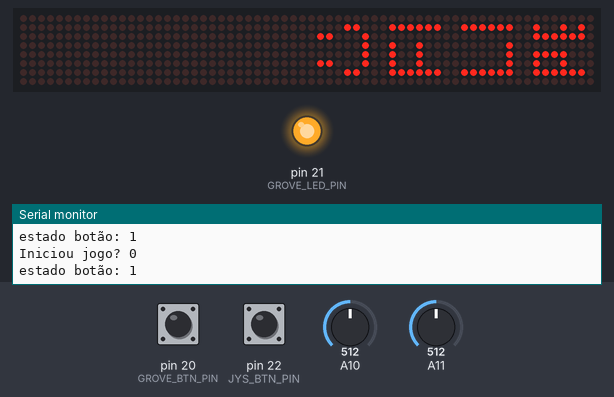
A sketch run on a simulated Arduino Mega 2560, built with avr-gcc and run on an emulated ATmega2560. Parts: 64×8 LED matrix, output pins drawn as LEDs (lit = HIGH), the last lines printed to the serial monitor. Inputs (shaded band) come from the test bench; at power-on: pin 20 (GROVE_BTN_PIN) HIGH, A11 = 512, pin 22 (JYS_BTN_PIN) HIGH, A10 = 512. Random numbers use the default seed unless the sketch sets one.

Above: at 10.8 s.
10.9 s: pin 20 (GROVE_BTN_PIN) pulled LOW for 0.15 s
At 12.5 s:
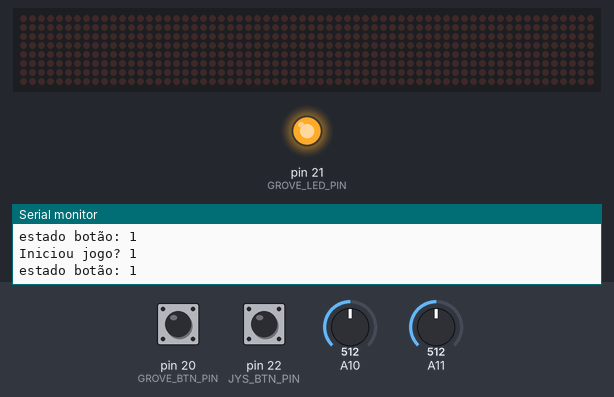
14.0 s: A11 set to 635
17.0 s: A11 set to 658
At 18.11 s:
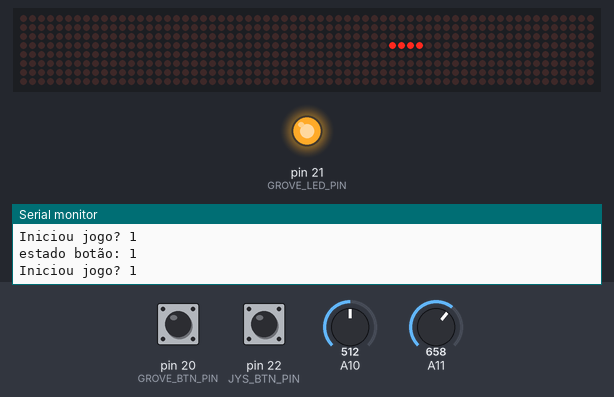
19.3 s: A11 set to 640
At 20.8 s:
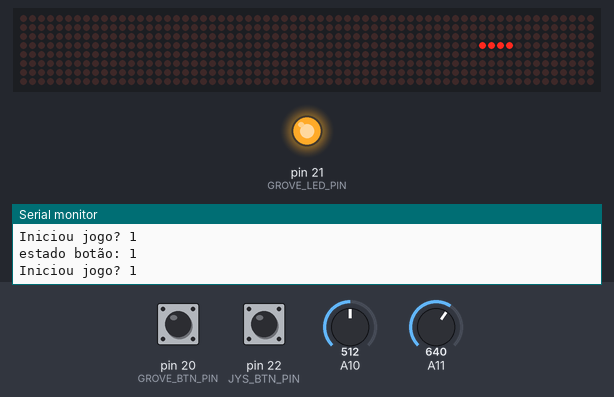
22.3 s: pin 22 (JYS_BTN_PIN) pulled LOW for 0.15 s
At 25.2 s:
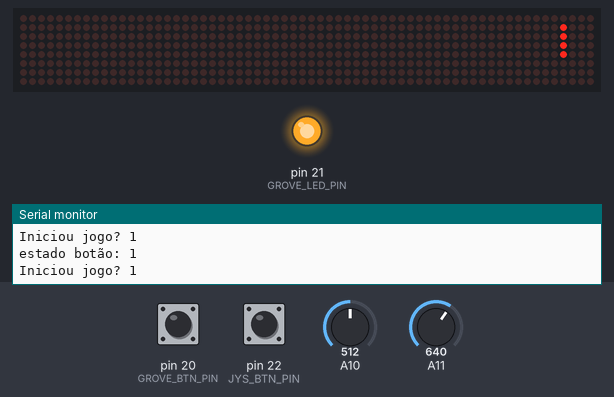
25.4 s: pin 22 (JYS_BTN_PIN) pulled LOW for 1 s
At 26.0 s:
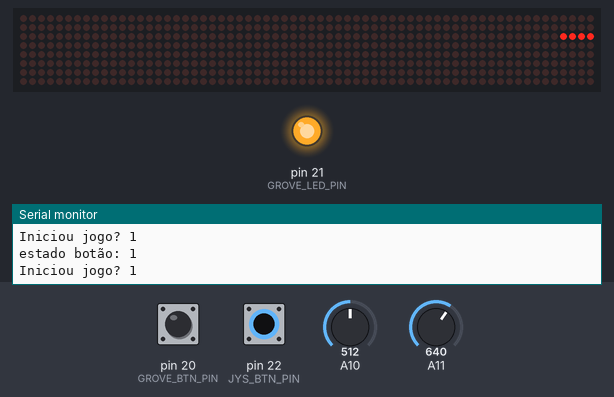
Timing chart, 0 to 28.4 s (numbered marks = the images above; inputs shaded):
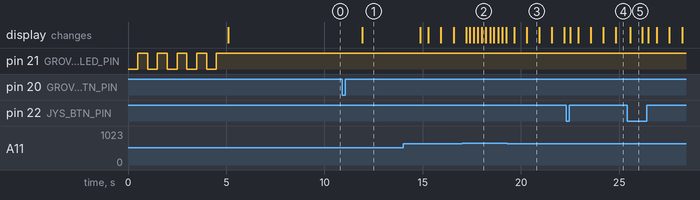

Measured:
- the behaviour switches between 650 and 651 on A11 (found by bisection; images 1 and 2)
- after the input at 10.9 s, the display: changes after 1.0 s (image 1)
- what the display in image 5 shows lasts 0.6 s, from 25.6 s to 26.2 s

The sketch:

blueBox21.ino
```cpp
/*----------XXXXX----------*/
#include <time.h>
#include<stdlib.h>
#include <LedControl.h>

/*----------XXXXX----------*/
#define SCREEN_DIN_PIN  3
#define SCREEN_CS_PIN   5
#define SCREEN_CLK_PIN  2

#define JYS_X_PIN       27
#define JYS_Y_PIN       26
#define JYS_BTN_PIN     22

#define GROVE_LED_PIN   21
#define GROVE_BTN_PIN   20

#define BUZZER_PIN      28

#define DEVICE_WIDTH    8
#define DEVICE_HEIGHT   8

#define SCREEN_HEIGHT   32
#define SCREEN_WIDTH    8

/*----------XXXXX----------*/
#define NOTE_B0  31
#define NOTE_C1  33
#define NOTE_CS1 35
#define NOTE_D1  37
#define NOTE_DS1 39
#define NOTE_E1  41
#define NOTE_F1  44
#define NOTE_FS1 46
#define NOTE_G1  49
#define NOTE_GS1 52
#define NOTE_A1  55
#define NOTE_AS1 58
#define NOTE_B1  62
#define NOTE_C2  65
#define NOTE_CS2 69
#define NOTE_D2  73
#define NOTE_DS2 78
#define NOTE_E2  82
#define NOTE_F2  87
#define NOTE_FS2 93
#define NOTE_G2  98
#define NOTE_GS2 104
#define NOTE_A2  110
#define NOTE_AS2 117
#define NOTE_B2  123
#define NOTE_C3  131
#define NOTE_CS3 139
#define NOTE_D3  147
#define NOTE_DS3 156
#define NOTE_E3  165
#define NOTE_F3  175
#define NOTE_FS3 185
#define NOTE_G3  196
#define NOTE_GS3 208
#define NOTE_A3  220
#define NOTE_AS3 233
#define NOTE_B3  247
#define NOTE_C4  262
#define NOTE_CS4 277
#define NOTE_D4  294
#define NOTE_DS4 311
#define NOTE_E4  330
#define NOTE_F4  349
#define NOTE_FS4 370
#define NOTE_G4  392
#define NOTE_GS4 415
#define NOTE_A4  440
#define NOTE_AS4 466
#define NOTE_B4  494
#define NOTE_C5  523
#define NOTE_CS5 554
#define NOTE_D5  587
#define NOTE_DS5 622
#define NOTE_E5  659
#define NOTE_F5  698
#define NOTE_FS5 740
#define NOTE_G5  784
#define NOTE_GS5 831
#define NOTE_A5  880
#define NOTE_AS5 932
#define NOTE_B5  988
#define NOTE_C6  1047
#define NOTE_CS6 1109
#define NOTE_D6  1175
#define NOTE_DS6 1245
#define NOTE_E6  1319
#define NOTE_F6  1397
#define NOTE_FS6 1480
#define NOTE_G6  1568
#define NOTE_GS6 1661
#define NOTE_A6  1760
#define NOTE_AS6 1865
#define NOTE_B6  1976
#define NOTE_C7  2093
#define NOTE_CS7 2217
#define NOTE_D7  2349
#define NOTE_DS7 2489
#define NOTE_E7  2637
#define NOTE_F7  2794
#define NOTE_FS7 2960
#define NOTE_G7  3136
#define NOTE_GS7 3322
#define NOTE_A7  3520
#define NOTE_AS7 3729
#define NOTE_B7  3951
#define NOTE_C8  4186
#define NOTE_CS8 4435
#define NOTE_D8  4699
#define NOTE_DS8 4978
#define REST 0

// change this to make the song slower or faster
int tempo = 144;

int melody[] = {
  NOTE_E5,  4,  NOTE_B4,  8,  NOTE_C5,  8,  NOTE_D5,  4,  NOTE_C5,  8,  NOTE_B4,  8,
  NOTE_A4,  4,  NOTE_A4,  8,  NOTE_C5,  8,  NOTE_E5,  4,  NOTE_D5,  8,  NOTE_C5,  8,
  NOTE_B4, -4,  NOTE_C5,  8,  NOTE_D5,  4,  NOTE_E5,  4,
  NOTE_C5,  4,  NOTE_A4,  4,  NOTE_A4,  8,  NOTE_A4,  4,  NOTE_B4,  8,  NOTE_C5,  8,

  NOTE_D5, -4,  NOTE_F5,  8,  NOTE_A5,  4,  NOTE_G5,  8,  NOTE_F5,  8,
  NOTE_E5, -4,  NOTE_C5,  8,  NOTE_E5,  4,  NOTE_D5,  8,  NOTE_C5,  8,
  NOTE_B4,  4,  NOTE_B4,  8,  NOTE_C5,  8,  NOTE_D5,  4,  NOTE_E5,  4,
  NOTE_C5,  4,  NOTE_A4,  4,  NOTE_A4,  4,  REST,     4,

  NOTE_E5,  4,  NOTE_B4,  8,  NOTE_C5,  8,  NOTE_D5,  4,  NOTE_C5,  8,  NOTE_B4,  8,
  NOTE_A4,  4,  NOTE_A4,  8,  NOTE_C5,  8,  NOTE_E5,  4,  NOTE_D5,  8,  NOTE_C5,  8,
  NOTE_B4, -4,  NOTE_C5,  8,  NOTE_D5,  4,  NOTE_E5,  4,
  NOTE_C5,  4,  NOTE_A4,  4,  NOTE_A4,  8,  NOTE_A4,  4,  NOTE_B4,  8,  NOTE_C5,  8,

  NOTE_D5, -4,  NOTE_F5,  8,  NOTE_A5,  4,  NOTE_G5,  8,  NOTE_F5,  8,
  NOTE_E5, -4,  NOTE_C5,  8,  NOTE_E5,  4,  NOTE_D5,  8,  NOTE_C5,  8,
  NOTE_B4,  4,  NOTE_B4,  8,  NOTE_C5,  8,  NOTE_D5,  4,  NOTE_E5,  4,
  NOTE_C5,  4,  NOTE_A4,  4,  NOTE_A4,  4,  REST,     4,

  NOTE_E5,  2,  NOTE_C5,  2,
  NOTE_D5,  2,  NOTE_B4,  2,
  NOTE_C5,  2,  NOTE_A4,  2,
  NOTE_GS4, 2,  NOTE_B4,  4,  REST,     8,
  NOTE_E5,  2,  NOTE_C5,  2,
  NOTE_D5,  2,  NOTE_B4,  2,
  NOTE_C5,  4,  NOTE_E5,  4,  NOTE_A5,  2,
  NOTE_GS5, 2,
};

int notes = sizeof(melody) / sizeof(melody[0]) / 2;

int wholenote = (60000 * 4) / tempo;

int divider = 0, noteDuration = 0;

bool start_game = false;
bool tocou_musiquinha = true;

/*----------XXXXX----------*/
typedef struct{
  byte x,y;
} Point;

typedef struct{
  Point points[4];
  short type;
} Block;

/*----------XXXXX----------*/
LedControl led_controller = LedControl(SCREEN_DIN_PIN, SCREEN_CLK_PIN, SCREEN_CS_PIN, 0);

bool bottom_chunk[SCREEN_WIDTH][SCREEN_HEIGHT] = {false};
Block live_block;
int loop_counter = 0;

/*----------XXXXX----------*/
void init_led_controller(){
  for(int index = 0; index < led_controller.getDeviceCount(); index++){
  //The MAX72XX is in power-saving mode on startup/
    led_controller.shutdown(index, false);
    /* Set the brightness to a medium values */
    led_controller.setIntensity(index, 0);
    /* and clear the display */
    led_controller.clearDisplay(index);
  }
}

/*----------XXXXX----------*/
void init_button_led(){
  pinMode(GROVE_BTN_PIN, INPUT_PULLUP);
  pinMode(GROVE_LED_PIN, OUTPUT);

  for (int i = 0; i < 5; i++){
    digitalWrite(GROVE_LED_PIN, LOW);
    delay(500);
    digitalWrite(GROVE_LED_PIN, HIGH);
    delay(500);
  }
}

/*----------XXXXX----------*/
void init_joy_stick(){
  pinMode(JYS_BTN_PIN, INPUT_PULLUP);
}

/*----------XXXXX----------*/
void show_screen_for_map(bool pixels[SCREEN_WIDTH][SCREEN_HEIGHT]){
  short deviceNumber = 0;
  for(int y = 0; y < SCREEN_HEIGHT; y++){
    deviceNumber = y/DEVICE_HEIGHT;
    for(int x = 0; x < DEVICE_WIDTH ; x++){
      led_controller.setLed(deviceNumber, DEVICE_WIDTH - x - 1, DEVICE_HEIGHT - y - 1 + deviceNumber * DEVICE_HEIGHT,pixels[x][y]);
    }
  }
}

/*----------XXXXX----------*/
void show_game_map(){
  bool map[SCREEN_WIDTH][SCREEN_HEIGHT];
  for(int x = 0; x <SCREEN_WIDTH; x++)
    for(int y = 0; y < SCREEN_HEIGHT; y++)
    map[x][y] = bottom_chunk[x][y];
        for(int i = 0; i < 4 ; i++){
            map[live_block.points[i].x][live_block.points[i].y] = true;
        }
        show_screen_for_map(map);
}

/*----------XXXXX----------*/
void show_load_screen() {
  //byte G[] = {B11110000, B10010000, B10010000, B11111110, B00010010, B00010010, B00011110, B00000000};
  //byte A[] = {B01010010, B01010010, B01010010, B01111110, B01000000, B01111110, B01000000, B01000000};
  //byte M[] = {B01110010, B01010100, B01011000, B01111110, B01000000, B01111110, B01000000, B01000000};
  //byte E[] = {B01011110, B01010010, B01010010, B01110010, B00000000, B01111110, B00000000, B00000000};

  byte G[] = {B00000000, B00001100, B01100010, B00000010, B00000010, B01100010, B00001100, B00000000};
  byte A[] = {B00000000, B01111110, B00000000, B01001000, B01001000, B01001000, B01111110, B00000000};
  byte M[] = {B00000000, B01111110, B00000000, B00000010, B00000010, B00000010, B01111110, B00000000};
  byte E[] = {B00000000, B01001010, B01111110, B00000000, B01111000, B01001000, B01111110, B00000000};

  //Clearing Displays
  for(int i = 0; i < led_controller.getDeviceCount(); i++)
    led_controller.clearDisplay(i);

  for(int i = 0; i < 8; i++){
    led_controller.setRow(3, i, G[i]);
  }

  for(int i = 0; i < 8; i++){
    led_controller.setRow(2, i, A[i]);
  }

  for(int i = 0; i < 8; i++){
    led_controller.setRow(1, i, M[i]);
  }

  for(int i = 0; i < 8; i++){
    led_controller.setRow(0,i,E[i]);
  }

  delay(5000);
}

/*----------XXXXX----------*/
//Live Block Interactions
bool live_block_reached_bottom_chunck(){
  for(int i = 0; i < 4; i++)
    if( live_block.points[i].y == 0 || bottom_chunk[live_block.points[i].x][live_block.points[i].y - 1] == true )
      return true;
  return false;
}

/*----------XXXXX----------*/
void register_live_block_to_bottom_chunck(){
  for(int i = 0; i < 4; i++)
    bottom_chunk[live_block.points[i].x][live_block.points[i].y] = true;
  }

/*----------XXXXX----------*/
//Live Block Movements
void move_live_block_left() {
  for(int i = 0; i < 4 ; i++){
    if( live_block.points[i].x == 0 || bottom_chunk[live_block.points[i].x-1][live_block.points[i].y] )
  return;
  }

  for(int i = 0; i < 4; i++)
    live_block.points[i].x--;
}

/*----------XXXXX----------*/
void move_live_block_right(){
  for(int i = 0 ; i < 4; i++){
    if(live_block.points[i].x == SCREEN_WIDTH - 1 || bottom_chunk[live_block.points[i].x+1][live_block.points[i].y])
  return;
  }

  for(int i = 0 ; i < 4; i++)
    live_block.points[i].x++;
  }

/*----------XXXXX----------*/
void move_live_block_down(){
  if(!live_block_reached_bottom_chunck())
    for(int i = 0; i < 4; i++)
      live_block.points[i].y--;
  }

/*----------XXXXX----------*/
void rotatelive_block(){
  //Linear Shape
  if(live_block.type == 0){

    //Vertical
    if(live_block.points[0].x == live_block.points[1].x){
      int newY = live_block.points[2].y;
      int newX = live_block.points[2].x;

      for(int i = 0 ; i < 4; i++)
        live_block.points[i].y = newY;
        live_block.points[3].x = newX - 1;
        live_block.points[1].x = newX +1;
        live_block.points[0].x = newX +2;
      return;
    }

    //Horizontal
    if(live_block.points[0].y == live_block.points[1].y){
      int newX = live_block.points[1].x;
      int newY = live_block.points[1].y;

      for(int i = 0 ; i < 4; i++)
        live_block.points[i].x = newX;
        live_block.points[0].y = newY + 1;
        live_block.points[2].y = newY -1 ;
        live_block.points[3].y = newY - 2;
      return;
    }
  }

  //T & L Shapes
  if(live_block.type ==2 || live_block.type == 3 || live_block.type == 4){
    for( int i = 0 ; i < 4 ; i++ ){
      int prev_x = live_block.points[i].x;
      int prev_y = live_block.points[i].y;
      live_block.points[i].x = prev_y - live_block.points[1].y +live_block.points[1].x;
      live_block.points[i].y = -prev_x + live_block.points[1].x + live_block.points[1].y;
    }
  return;
  }

  if(live_block.type == 5){
    int newX = live_block.points[2].x;
    int newY = live_block.points[2].y;

    if(live_block.points[1].y == live_block.points[3].y){
      live_block.points[3].x = live_block.points[3].x + 2;
      live_block.points[1].y = live_block.points[1].y - 2;
    }
    else{
      live_block.points[3].x = live_block.points[3].x - 2;
      live_block.points[1].y = live_block.points[1].y + 2;
    }
  }
}

/*----------XXXXX----------*/
//Game Logic
void clear_bottom_chunck(){
  for(int i = 0; i < SCREEN_WIDTH; i++)
    for(int j = 0; j < SCREEN_HEIGHT; j++)
      bottom_chunk[i][j] = false;
}

/*----------XXXXX----------*/
void check_button(){
  while (start_game == false){
    show_load_screen();

    for (int thisNote = 0; thisNote < notes * 2; thisNote = thisNote + 2){

      Serial.print("estado botão: ");
      Serial.println(digitalRead(GROVE_BTN_PIN));
      Serial.print("Iniciou jogo? ");
      Serial.println(start_game);
      if (digitalRead(GROVE_BTN_PIN) == LOW){
        Serial.print("Entrou no if");
        delay(1000);
        start_game = true;
      }
      if (start_game == true){
        //Clearing Displays
        for(int i = 0; i < led_controller.getDeviceCount(); i++)
        led_controller.clearDisplay(i);
        start_new_game();
      }
      else if (!tocou_musiquinha){
        divider = melody[thisNote + 1];
        if (divider > 0){
          // regular note, just proceed
          noteDuration = (wholenote) / divider;
        }
        else if (divider < 0) {
          // dotted notes are represented with negative durations!!
          noteDuration = (wholenote) / abs(divider);
          noteDuration *= 1.5; // increases the duration in half for dotted notes
        }

        // we only play the note for 90% of the duration, leaving 10% as a pause
        tone(BUZZER_PIN, melody[thisNote], noteDuration*0.9);
        // Wait for the specief duration before playing the next note.
        delay(noteDuration);
        // stop the waveform generation before the next note.
        noTone(BUZZER_PIN);
      }
    }
    tocou_musiquinha = true;
  }
}

/*----------XXXXX----------*/
void start_new_game(){
  clear_bottom_chunck();
  generate_new_live_block();
  loop_counter = 0;
}

/*----------XXXXX----------*/
void generate_new_live_block(){
  live_block.type = rand() % 6 ;
  if(live_block.type== 0){
    live_block.points[0].x = 4;
    live_block.points[1].x = 4;
    live_block.points[2].x = 4;
    live_block.points[3].x = 4;
    live_block.points[0].y = SCREEN_HEIGHT - 1;
    live_block.points[1].y = SCREEN_HEIGHT - 2;
    live_block.points[2].y = SCREEN_HEIGHT - 3;
    live_block.points[3].y = SCREEN_HEIGHT - 4;
  }
  else if(live_block.type == 1){
    live_block.points[0].x = 3;
    live_block.points[1].x = 3;
    live_block.points[2].x = 4;
    live_block.points[3].x = 4;
    live_block.points[0].y = SCREEN_HEIGHT - 1;
    live_block.points[1].y = SCREEN_HEIGHT - 2;
    live_block.points[2].y = SCREEN_HEIGHT - 1;
    live_block.points[3].y = SCREEN_HEIGHT - 2;
  }
  else if(live_block.type== 2){
    live_block.points[0].x = 3;
    live_block.points[1].x = 4;
    live_block.points[2].x = 5;
    live_block.points[3].x = 3;
    live_block.points[0].y = SCREEN_HEIGHT - 1;
    live_block.points[1].y = SCREEN_HEIGHT - 2;
    live_block.points[2].y = SCREEN_HEIGHT - 2;
    live_block.points[3].y = SCREEN_HEIGHT - 2;
  }

  else if(live_block.type == 3){
    live_block.points[0].x = 4;
    live_block.points[1].x = 4;
    live_block.points[2].x = 5;
    live_block.points[3].x = 3;
    live_block.points[0].y = SCREEN_HEIGHT - 1;
    live_block.points[1].y = SCREEN_HEIGHT - 2;
    live_block.points[2].y = SCREEN_HEIGHT - 2;
    live_block.points[3].y = SCREEN_HEIGHT - 2;
  }

  else if(live_block.type == 4){
    live_block.points[0].x = 5;
    live_block.points[1].x = 4;
    live_block.points[2].x = 5;
    live_block.points[3].x = 3;
    live_block.points[0].y = SCREEN_HEIGHT - 1;
    live_block.points[1].y = SCREEN_HEIGHT - 2;
    live_block.points[2].y = SCREEN_HEIGHT - 2;
    live_block.points[3].y = SCREEN_HEIGHT - 2;
  }

  else if(live_block.type == 5){
    live_block.points[0].x = 5;
    live_block.points[1].x = 4;
    live_block.points[2].x = 4;
    live_block.points[3].x = 3;
    live_block.points[0].y = SCREEN_HEIGHT - 2;
    live_block.points[1].y = SCREEN_HEIGHT - 1;
    live_block.points[2].y = SCREEN_HEIGHT - 2;
    live_block.points[3].y = SCREEN_HEIGHT - 1;
  }
}

/*----------XXXXX----------*/
void remove_full_bottom_rows(){
  short counter = 0;
  short full_count = 0;
  short y = 0;
  for(; y < SCREEN_HEIGHT; y++){
    short x = 0;
    for(; x < SCREEN_WIDTH; x++)
      if( !bottom_chunk[x][y] )
        break;
    if( x != SCREEN_WIDTH && full_count > 0 ){
      break;
    }
    if(x == SCREEN_WIDTH){
      full_count++;
      for(short x = 0; x < SCREEN_WIDTH; x++)
        bottom_chunk[x][y] = false;
      }
  }
  if(full_count){
   for(y -= full_count; y < SCREEN_HEIGHT - full_count; y++)
     for(short x = 0; x < SCREEN_WIDTH; x++)
       bottom_chunk[x][y] = bottom_chunk[x][y+full_count];
   for(; y < SCREEN_HEIGHT; y++)
     for(short x = 0; x < SCREEN_WIDTH; x++ )
       bottom_chunk[x][y] = false;
  }
}

/*----------XXXXX----------*/
//Action Handlings
void getAction(){
  int y = analogRead(JYS_X_PIN);
  int x = analogRead(JYS_Y_PIN);

  //Left
  if(x > 540 && y < 612 && y > 412){
    move_live_block_left();
    return;
  }

  //Right
  if(x < 500 && y < 612 && y > 412){
    move_live_block_right();
    return;
  }

  //Down
  if(y > 650){
    move_live_block_down();
    return;
  }

  //Up -> Rotate
  if(digitalRead(JYS_BTN_PIN) == LOW){
     delay(100);
     rotatelive_block();
  }
}

/*----------XXXXX----------*/
//Main
void setup(){
  Serial.begin(9600);
  init_button_led();
  init_joy_stick();
  init_led_controller();
  check_button();
}

/*----------XXXXX----------*/
void loop(){
  loop_counter++;
  if(loop_counter % 3 == 0){
    move_live_block_down();
  }
  if(loop_counter == 1100){
    //clear_bottom_chunck();
    loop_counter = 0;
  }
  getAction();
  show_game_map();
  if(live_block_reached_bottom_chunck()){
    register_live_block_to_bottom_chunck();
    remove_full_bottom_rows();
    show_game_map();
    generate_new_live_block();
    show_game_map();
    if(live_block_reached_bottom_chunck()){
      delay(1000);
      clear_bottom_chunck();
      start_game = false;
      check_button();
    }
  }
}
```
